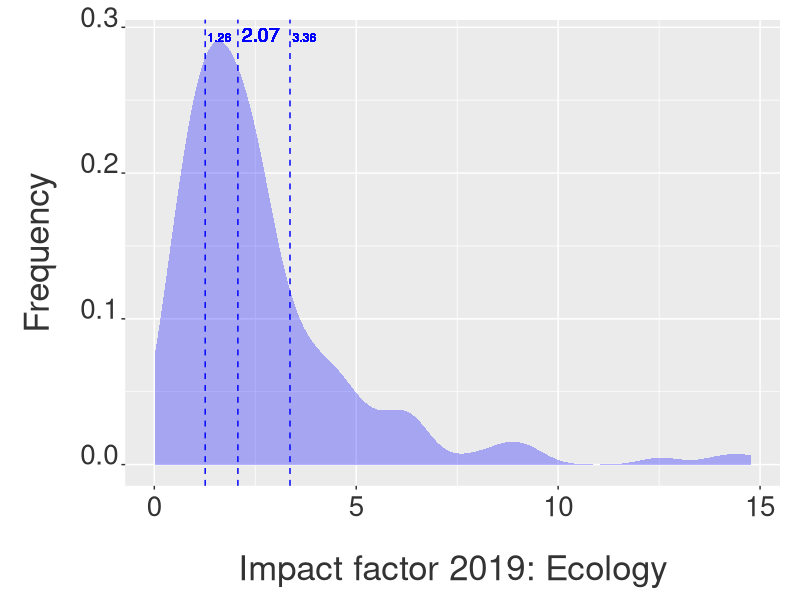

Reproduce this figure in R. (Note: this script raises an error after producing the figure.)
################################################################################
##### Impact factor analysis of the journals classified as "Ecology" (JCR)
##### and "Biodiversity" (CAPES).
##### Ecological Synthesis Lab: https://marcomellolab.wordpress.com.
##### Author: Marco Mello.
##### See README for further info:
##### https://github.com/marmello77/ImpactFactor/blob/master/README.md
################################################################################


################################################################################
##### Get ready
################################################################################


setwd(dirname(rstudioapi::getActiveDocumentContext()$path))

rm(list= ls())

library(ggplot2)
library(plyr)
library(RColorBrewer)
library(reshape2)
library(tidyverse)


################################################################################
##### Ecology
################################################################################


jcreco = read.csv("data/jcr ecology 2019.csv", na = "Not Available",
                  skip = 1, header = T)

neco<-dim(jcreco)[1]
jcreco<-jcreco[1:(neco-2),]

head(jcreco)
tail(jcreco)
colnames(jcreco)
str(jcreco)
dim(jcreco)
sum(is.na(jcreco))

jcreco.med <- summarise(jcreco, 
                        IFmedian = median(Journal.Impact.Factor, na.rm = T))
jcreco.med
eco.med = round(jcreco.med[1,1], digits = 2)
eco.med

jcreco.qua1 <- summarise(jcreco, 
                         IFqua1 = quantile(Journal.Impact.Factor, na.rm = T))
class(jcreco.qua1)
head(jcreco.qua1)
str(jcreco.qua1)
eco.qua1 = round(jcreco.qua1[2,1], digits = 2)
eco.qua1

jcreco.qua2 <- summarise(jcreco, 
                         IFqua2 = quantile(Journal.Impact.Factor, na.rm = T))
class(jcreco.qua2)
head(jcreco.qua2)
str(jcreco.qua2)
eco.qua2 = round(jcreco.qua2[4,1], digits = 2)
eco.qua2

p1 <- ggplot(jcreco, aes(x=Journal.Impact.Factor)) +
  geom_density(color = F, fill = "blue", alpha = 0.3, position = "identity") +
  xlab("Impact factor 2019: Ecology") + 
  ylab("Frequency") +
  theme(axis.text.x = element_text(colour="grey20",size=20,
                                   angle=0,hjust=.5,vjust=.5,face="plain"),
        axis.text.y = element_text(colour="grey20",size=20,
                                   angle=0,hjust=1,vjust=0,face="plain"),
        axis.title.x = element_text(colour="grey20",size=25,
                                    angle=0,hjust=.5,vjust=0,face="plain"),
        axis.title.y = element_text(colour="grey20",size=25,
                                    angle=90,hjust=.5,vjust=.5,face="plain")) +
  theme(plot.margin = unit(c(0.5,0.5,0.5,0.5),"cm")) +
  theme(axis.title.y=element_text(margin=margin(0,20,0,0)),
        axis.title.x=element_text(margin=margin(20,0,0,0))) +
  geom_vline(data=jcreco.med, aes(xintercept=eco.med),
             linetype="dashed", size=0.5, color = "blue") +
  geom_text(aes(eco.med, 0.29, label = eco.med, angle = 0, 
                hjust = -0.1, vjust = 0), size = 5, color = "blue") +
  geom_vline(data=jcreco.qua1, aes(xintercept=eco.qua1),
             linetype="dashed", size=0.5, color = "blue") +
  geom_text(aes(eco.qua1, 0.29, label = eco.qua1, angle = 0, 
                hjust = -0.1, vjust = 0), size = 3, color = "blue") +
  geom_vline(data=jcreco.qua1, aes(xintercept=eco.qua2),
             linetype="dashed", size=0.5, color = "blue") +
  geom_text(aes(eco.qua2, 0.29, label = eco.qua2, angle = 0,
                hjust = -0.1, vjust = 0), size = 3, color = "blue")

p1
png(filename= "figures/ecology 2019.png", 
    res= 300,  height= 16, 
    width=26, unit="cm")
p1
dev.off()


################################################################################
##### Biodiversity
################################################################################


head(jcreco)
tail(jcreco)

jcroce = read.csv("data/jcr oceanography 2019.csv", na = "Not Available",
                  skip = 1, header = T)
noce<-dim(jcroce)[1]
jcroce<-jcroce[1:(noce-2),]

jcrpla = read.csv("data/jcr plant sciences 2019.csv", na = "Not Available",
                  skip = 1, header = T)
npla<-dim(jcrpla)[1]
jcrpla<-jcrpla[1:(npla-2),]

jcrzoo = read.csv("data/jcr zoology 2019.csv", na = "Not Available",
                  skip = 1, header = T)
nzoo<-dim(jcrzoo)[1]
jcrzoo<-jcrzoo[1:(nzoo-2),]

head(jcroce)
tail(jcroce)
colnames(jcroce)
str(jcroce)
dim(jcroce)
sum(is.na(jcroce))

head(jcrpla)
tail(jcrpla)
colnames(jcrpla)
str(jcrpla)
dim(jcrpla)
sum(is.na(jcrpla))

head(jcrzoo)
tail(jcrzoo)
colnames(jcrzoo)
str(jcrzoo)
dim(jcrzoo)
sum(is.na(jcrzoo))

jcrbio <- rbind(jcreco, jcroce[1:nrow(jcroce),], 
                jcrpla[1:nrow(jcrpla),], jcrzoo[1:nrow(jcrzoo),])

head(jcrbio)
tail(jcrbio)
dim(jcrbio)
names(jcrbio)
nrow(jcrbio)
length(jcrbio$Full.Journal.Title)
sum(nrow(jcreco), nrow(jcroce), nrow(jcrpla), nrow(jcrzoo))

jcrbio$Category <- c(replicate(nrow(jcreco), "Ecology"), 
                     replicate(nrow(jcroce), "Oceanography"), 
                     replicate(nrow(jcrpla), "PlantScience"), 
                     replicate(nrow(jcrzoo), "Zoology"))

jcrbio.med <- ddply(jcrbio, "Category", summarise, 
                    IFmedian = median(Journal.Impact.Factor, na.rm = T))
jcrbio.med

eco.med = round(jcrbio.med[1,2], digits = 2)
oce.med = round(jcrbio.med[2,2], digits = 2)
pla.med = round(jcrbio.med[3,2], digits = 2)
zoo.med = round(jcrbio.med[4,2], digits = 2)

p2 <- ggplot(jcrbio, aes(x=Journal.Impact.Factor, fill=Category)) +
  geom_density(alpha=.3, position="identity", color = F) +
  xlab("Impact factor 2019: Biodiversidade Capes") + 
  ylab("Frequency") +
  theme(axis.text.x = element_text(colour="grey20",size=20,angle=0,
                                   hjust=.5,vjust=.5,face="plain"),
        axis.text.y = element_text(colour="grey20",size=20,angle=0,
                                   hjust=1,vjust=0,face="plain"),
        axis.title.x = element_text(colour="grey20",size=25,angle=0,
                                    hjust=.5,vjust=0,face="plain"),
        axis.title.y = element_text(colour="grey20",size=25,angle=90,
                                    hjust=.5,vjust=.5,face="plain")) +
  theme(plot.margin = unit(c(0.5,0.5,0.5,0.5),"cm")) +
  theme(axis.title.y=element_text(margin=margin(0,20,0,0)),
        axis.title.x=element_text(margin=margin(20,0,0,0))) +
  geom_vline(data=jcrbio.med, aes(xintercept=IFmedian,  colour=Category),
             linetype="dashed", size=0.5) +
  geom_text(aes(eco.med, 0.60, label = eco.med, angle = 0, 
                hjust = 0, vjust = 0), size = 3) +
  geom_text(aes(oce.med, 0.62, label = oce.med, angle = 0, 
                hjust = 0, vjust = 0), size = 3) +
  geom_text(aes(pla.med, 0.64, label = pla.med, angle = 0, 
                hjust = 0, vjust = 0), size = 3) +
  geom_text(aes(zoo.med, 0.66, label = zoo.med, angle = 0, 
                hjust = 0, vjust = 0), size = 3)

p2
png(filename= "figures/biodiversity 2019.png", 
    res= 300,  height= 16,
    width=26, unit="cm")
p2
dev.off()


################################### END ########################################
